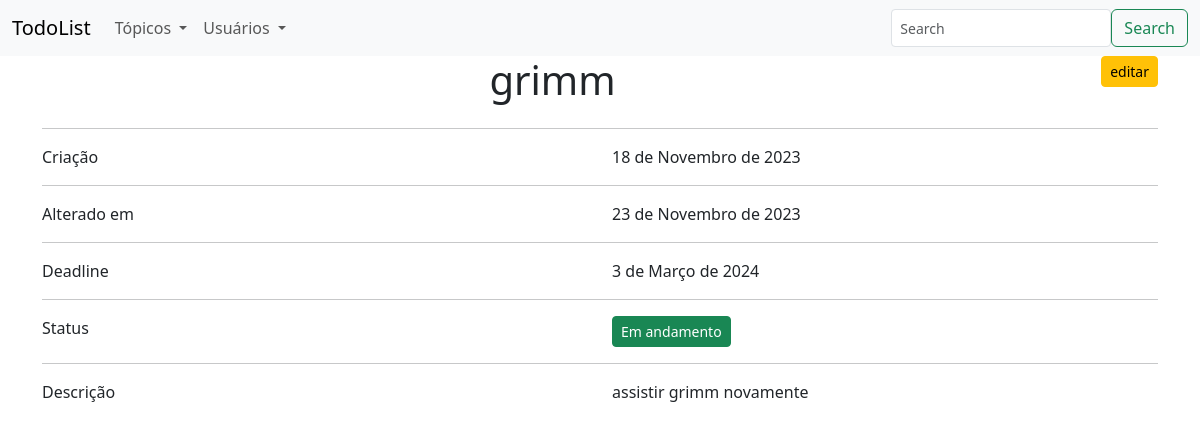
Before: /todolist/topico/details/14/ (signed in) with the older database file.
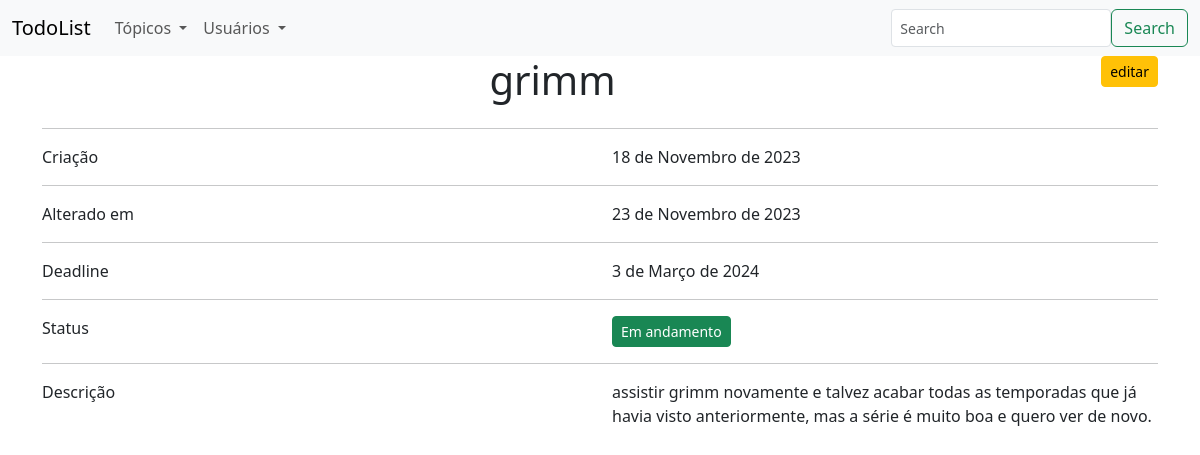
After: the same page with the newer database file.
### todolist/models.py (models this page shows, shortened)
class Topico(models.Model):
    name = models.CharField(max_length = 255)
    description = models.TextField()
    deadline = models.DateField(default = timezone.now)
    start = models.DateField(auto_now_add = True)
    updatedAt = models.DateField(auto_now = True)
    user = models.ForeignKey(User, on_delete = models.CASCADE)
    status_choices = [
        ("completed", "completed"),
        ("ongoing", "ongoing"),
        ("canceled", "canceled")
    ]
    status = models.CharField(choices=status_choices, default="ongoing", max_length=50)

### todolist/topicos_views.py (the view)
# urls.py: path('details/<int:key>/', topicos_views.details, name = 'topico.details'),
@login_required(login_url = '/todolist/login/')
@require_http_methods(['GET'])
def details(request, key):
    topico = Topico.objects.get(pk = key)
    params = {
        'active': True,
        'topico': topico
    }
    return render(request, 'topico/details.html', params)

### todolist/templates/topico/details.html (shortened to what this page needs)
{% extends "base.html" %}
{% load static %}
{% block 'main' %}
<div class = "container">
    <div class = "row">
        <div class = "col">
            <h1 class="text-center">{{topico.name}}
            </h1>
        </div>
        <div class = "col text-end col-sm-1">
            <a href = "{% url 'topico.edit' topico.pk %}" class = "btn btn-sm btn-warning">editar</a>
        </div>
    </div>
    <hr>
    <div class = "row">
        <div class = "col">
            Criação
        </div>
        <div class = "col">
            {{topico.start}}
        </div>
    </div>
    <hr>
    <div class = "row">
        <div class = "col">
            Alterado em
        </div>
        <div class = "col">
            {{topico.updatedAt}}
        </div>
    </div>
    <hr>
    <div class = "row">
        <div class = "col">
            Deadline
        </div>
        <div class = "col">
            {{topico.deadline}}
        </div>
    </div>
    <hr>
    <div class = "row">
        <div class = "col">
            Status
        </div>
        <div class = "col">
            {% if topico.status == 'completed' %}
            <td><a href = "#" class = "btn btn-sm btn-primary">Completado</a></td>
            {% elif topico.status == 'ongoing'%}
            <td><a href = "#" class = "btn btn-sm btn-success">Em andamento</a></td>
            {% else %}
            <td><a href = "#" class = "btn btn-sm btn-danger">Cancelado</a></td>
            {% endif %}
        </div>
    </div>
    <hr>
    <div class = "row">
        <div class = "col">
            Descrição
        </div>
        <div class = "col">
            <p>
                {{topico.description}}
            </p>
        </div>
    </div>
</div>
{% endblock %}

Changed rows visible on the page:
changed Topico "grimm": description "assistir grimm novamente" → "assistir grimm novamente e talvez acabar todas as temporadas que já havia visto anteriormente, mas a série é muito boa e quero ver de novo."
